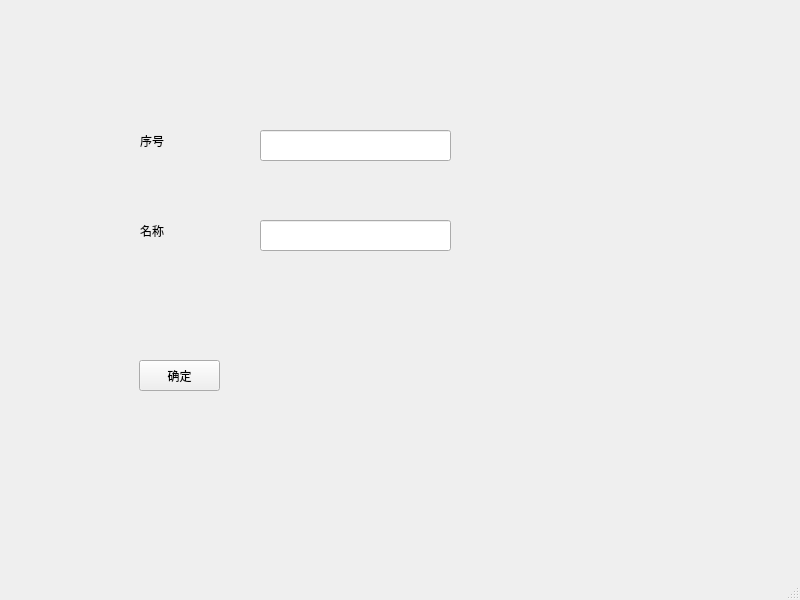
<?xml version="1.0" encoding="UTF-8"?>
<ui version="4.0">
 <class>placeadd</class>
 <widget class="QMainWindow" name="placeadd">
  <property name="geometry">
   <rect>
    <x>0</x>
    <y>0</y>
    <width>800</width>
    <height>600</height>
   </rect>
  </property>
  <property name="windowTitle">
   <string>MainWindow</string>
  </property>
  <widget class="QWidget" name="centralwidget">
   <widget class="QLineEdit" name="orderEdit">
    <property name="geometry">
     <rect>
      <x>260</x>
      <y>130</y>
      <width>191</width>
      <height>31</height>
     </rect>
    </property>
   </widget>
   <widget class="QLineEdit" name="nameEdit">
    <property name="geometry">
     <rect>
      <x>260</x>
      <y>220</y>
      <width>191</width>
      <height>31</height>
     </rect>
    </property>
   </widget>
   <widget class="QPushButton" name="addButton">
    <property name="geometry">
     <rect>
      <x>139</x>
      <y>360</y>
      <width>81</width>
      <height>31</height>
     </rect>
    </property>
    <property name="text">
     <string>确定</string>
    </property>
   </widget>
   <widget class="QLabel" name="label">
    <property name="geometry">
     <rect>
      <x>140</x>
      <y>130</y>
      <width>61</width>
      <height>21</height>
     </rect>
    </property>
    <property name="text">
     <string>序号</string>
    </property>
   </widget>
   <widget class="QLabel" name="label_2">
    <property name="geometry">
     <rect>
      <x>140</x>
      <y>220</y>
      <width>51</width>
      <height>21</height>
     </rect>
    </property>
    <property name="text">
     <string>名称</string>
    </property>
   </widget>
  </widget>
  <widget class="QMenuBar" name="menubar">
   <property name="geometry">
    <rect>
     <x>0</x>
     <y>0</y>
     <width>800</width>
     <height>21</height>
    </rect>
   </property>
  </widget>
  <widget class="QStatusBar" name="statusbar"/>
 </widget>
 <resources/>
 <connections/>
</ui>
